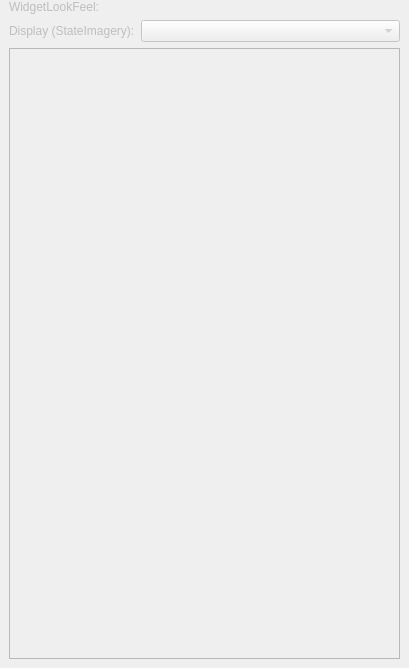
<?xml version="1.0" encoding="UTF-8"?>
<ui version="4.0">
 <class>LookNFeelEditorHierarchyDockWidget</class>
 <widget class="QDockWidget" name="LookNFeelHierarchyDockWidget">
  <property name="enabled">
   <bool>false</bool>
  </property>
  <property name="geometry">
   <rect>
    <x>0</x>
    <y>0</y>
    <width>409</width>
    <height>668</height>
   </rect>
  </property>
  <property name="minimumSize">
   <size>
    <width>336</width>
    <height>250</height>
   </size>
  </property>
  <property name="windowTitle">
   <string>Look n' Feel Hierarchy</string>
  </property>
  <widget class="QWidget" name="dockWidgetContents">
   <property name="sizePolicy">
    <sizepolicy hsizetype="Preferred" vsizetype="Expanding">
     <horstretch>0</horstretch>
     <verstretch>0</verstretch>
    </sizepolicy>
   </property>
   <layout class="QVBoxLayout" name="verticalLayout">
    <property name="topMargin">
     <number>0</number>
    </property>
    <item>
     <layout class="QHBoxLayout" name="headerLayout">
      <item>
       <widget class="QLabel" name="widgetLookNameLabel">
        <property name="sizePolicy">
         <sizepolicy hsizetype="Minimum" vsizetype="Preferred">
          <horstretch>0</horstretch>
          <verstretch>0</verstretch>
         </sizepolicy>
        </property>
        <property name="text">
         <string>WidgetLookFeel:</string>
        </property>
       </widget>
      </item>
      <item>
       <widget class="QLabel" name="widgetLookName">
        <property name="sizePolicy">
         <sizepolicy hsizetype="Expanding" vsizetype="Preferred">
          <horstretch>0</horstretch>
          <verstretch>0</verstretch>
         </sizepolicy>
        </property>
        <property name="text">
         <string/>
        </property>
       </widget>
      </item>
     </layout>
    </item>
    <item>
     <layout class="QHBoxLayout" name="stateSelectionLayout">
      <item>
       <widget class="QLabel" name="stateLabel">
        <property name="sizePolicy">
         <sizepolicy hsizetype="Minimum" vsizetype="Preferred">
          <horstretch>0</horstretch>
          <verstretch>0</verstretch>
         </sizepolicy>
        </property>
        <property name="text">
         <string>Display (StateImagery):</string>
        </property>
       </widget>
      </item>
      <item>
       <widget class="QComboBox" name="displayStateCombobox">
        <property name="sizePolicy">
         <sizepolicy hsizetype="Expanding" vsizetype="Fixed">
          <horstretch>0</horstretch>
          <verstretch>0</verstretch>
         </sizepolicy>
        </property>
       </widget>
      </item>
     </layout>
    </item>
    <item>
     <widget class="LookNFeelHierarchyTreeView" name="treeView">
      <property name="showDropIndicator" stdset="0">
       <bool>false</bool>
      </property>
      <property name="alternatingRowColors">
       <bool>true</bool>
      </property>
      <property name="selectionMode">
       <enum>QAbstractItemView::SingleSelection</enum>
      </property>
      <property name="rootIsDecorated">
       <bool>false</bool>
      </property>
      <property name="animated">
       <bool>true</bool>
      </property>
      <property name="wordWrap">
       <bool>true</bool>
      </property>
      <property name="headerHidden">
       <bool>true</bool>
      </property>
      <attribute name="headerShowSortIndicator" stdset="0">
       <bool>false</bool>
      </attribute>
      <attribute name="headerStretchLastSection">
       <bool>true</bool>
      </attribute>
     </widget>
    </item>
   </layout>
  </widget>
 </widget>
 <customwidgets>
  <customwidget>
   <class>LookNFeelHierarchyTreeView</class>
   <extends>QTreeView</extends>
   <header>ceed.editors.looknfeel.hierarchy_tree_view</header>
  </customwidget>
 </customwidgets>
 <resources/>
 <connections/>
</ui>
